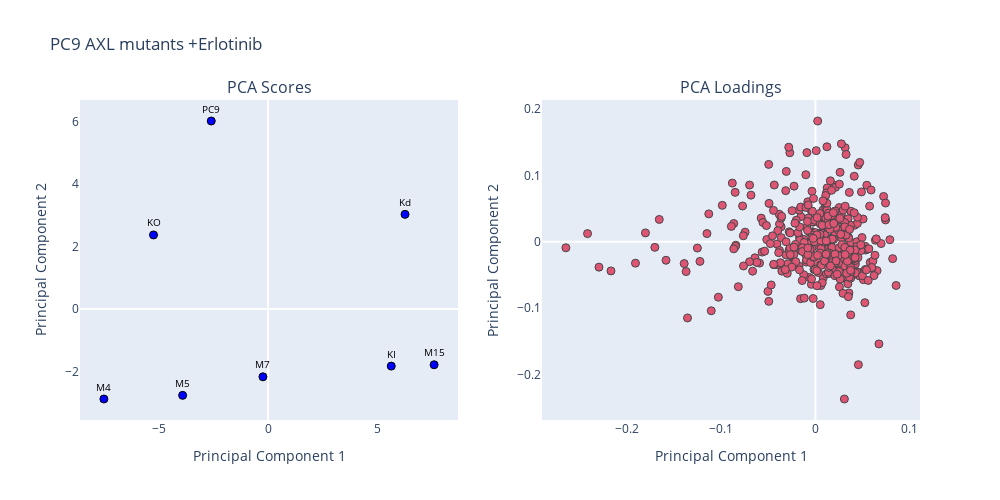

Notebook cell for this chart:
### Code cell
plotpca_ScoresLoadings_plotly(data_mutErl.T, "PC9 AXL mutants +Erlotinib", "EGFR")

### Figure 1 — Plotly figure (JSON) as saved in the notebook; plotly's stock layout.template omitted (floating-point values rounded to 4 significant figures; data arrays with more than 128 entries replaced by an {"elided": "..."} marker saying what was removed)
{"data": [{"marker": {"color": "blue", "line": {"color": "black", "width": 1}, "size": 8}, "mode": "markers+text", "text": ["PC9", "KO", "Kd", "KI", "M4", "M5", "M7", "M15"], "textfont": {"color": "black", "size": 10}, "textposition": "top center", "type": "scatter", "x": [-2.594, -5.23, 6.252, 5.623, -7.495, -3.9, -0.2345, 7.579], "xaxis": "x", "y": [6.015, 2.371, 3.028, -1.826, -2.877, -2.761, -2.168, -1.782], "yaxis": "y"}, {"marker": {"color": "crimson", "line": {"color": "black", "width": 1}, "size": 8}, "mode": "markers", "opacity": 0.7, "text": {"elided": "402 str values"}, "type": "scatter", "x": {"elided": "402 float values"}, "xaxis": "x2", "y": {"elided": "402 float values"}, "yaxis": "y2"}], "layout": {"annotations": [{"font": {"size": 16}, "showarrow": false, "text": "PCA Scores", "x": 0.225, "xanchor": "center", "xref": "paper", "y": 1, "yanchor": "bottom", "yref": "paper"}, {"font": {"size": 16}, "showarrow": false, "text": "PCA Loadings", "x": 0.775, "xanchor": "center", "xref": "paper", "y": 1, "yanchor": "bottom", "yref": "paper"}], "height": 500, "showlegend": false, "title": {"text": "PC9 AXL mutants +Erlotinib"}, "width": 1000, "xaxis": {"anchor": "y", "domain": [0, 0.45], "showgrid": false, "title": {"text": "Principal Component 1"}}, "xaxis2": {"anchor": "y2", "domain": [0.55, 1], "showgrid": false, "title": {"text": "Principal Component 1"}}, "yaxis": {"anchor": "x", "domain": [0, 1], "showgrid": false, "title": {"text": "Principal Component 2"}}, "yaxis2": {"anchor": "x2", "domain": [0, 1], "showgrid": false, "title": {"text": "Principal Component 2"}}}}
